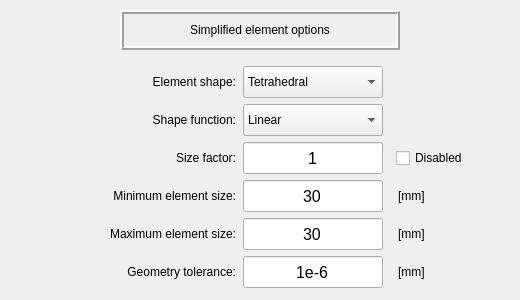
         <widget class="QWidget" name="tab_general">
          <attribute name="title">
           <string>General</string>
          </attribute>
          <layout class="QGridLayout" name="gridLayout_7">
           <property name="leftMargin">
            <number>0</number>
           </property>
           <property name="topMargin">
            <number>0</number>
           </property>
           <property name="rightMargin">
            <number>0</number>
           </property>
           <property name="bottomMargin">
            <number>0</number>
           </property>
           <property name="spacing">
            <number>0</number>
           </property>
           <item row="0" column="0">
            <widget class="QFrame" name="frame_label_2">
             <property name="minimumSize">
              <size>
               <width>520</width>
               <height>60</height>
              </size>
             </property>
             <property name="maximumSize">
              <size>
               <width>520</width>
               <height>60</height>
              </size>
             </property>
             <property name="frameShape">
              <enum>QFrame::NoFrame</enum>
             </property>
             <property name="frameShadow">
              <enum>QFrame::Raised</enum>
             </property>
             <layout class="QGridLayout" name="gridLayout_12">
              <property name="leftMargin">
               <number>0</number>
              </property>
              <property name="topMargin">
               <number>0</number>
              </property>
              <property name="rightMargin">
               <number>0</number>
              </property>
              <property name="bottomMargin">
               <number>0</number>
              </property>
              <property name="spacing">
               <number>0</number>
              </property>
              <item row="0" column="0">
               <widget class="QFrame" name="frame_14">
                <property name="minimumSize">
                 <size>
                  <width>280</width>
                  <height>40</height>
                 </size>
                </property>
                <property name="maximumSize">
                 <size>
                  <width>280</width>
                  <height>40</height>
                 </size>
                </property>
                <property name="frameShape">
                 <enum>QFrame::Box</enum>
                </property>
                <property name="frameShadow">
                 <enum>QFrame::Raised</enum>
                </property>
                <property name="lineWidth">
                 <number>2</number>
                </property>
                <layout class="QGridLayout" name="gridLayout_13">
                 <property name="leftMargin">
                  <number>0</number>
                 </property>
                 <property name="topMargin">
                  <number>0</number>
                 </property>
                 <property name="rightMargin">
                  <number>0</number>
                 </property>
                 <property name="bottomMargin">
                  <number>0</number>
                 </property>
                 <property name="spacing">
                  <number>2</number>
                 </property>
                 <item row="0" column="0">
                  <widget class="QLabel" name="label_18">
                   <property name="minimumSize">
                    <size>
                     <width>260</width>
                     <height>32</height>
                    </size>
                   </property>
                   <property name="maximumSize">
                    <size>
                     <width>260</width>
                     <height>32</height>
                    </size>
                   </property>
                   <property name="styleSheet">
                    <string notr="true">font: 13pt &quot;Segoe UI&quot;;</string>
                   </property>
                   <property name="text">
                    <string>Simplified element options</string>
                   </property>
                   <property name="alignment">
                    <set>Qt::AlignCenter</set>
                   </property>
                  </widget>
                 </item>
                </layout>
               </widget>
              </item>
             </layout>
            </widget>
           </item>
           <item row="1" column="0">
            <widget class="QFrame" name="frame_inputs_general">
             <property name="minimumSize">
              <size>
               <width>520</width>
               <height>240</height>
              </size>
             </property>
             <property name="maximumSize">
              <size>
               <width>520</width>
               <height>360</height>
              </size>
             </property>
             <property name="frameShape">
              <enum>QFrame::NoFrame</enum>
             </property>
             <property name="frameShadow">
              <enum>QFrame::Raised</enum>
             </property>
             <layout class="QGridLayout" name="gridLayout_2">
              <property name="leftMargin">
               <number>0</number>
              </property>
              <property name="topMargin">
               <number>0</number>
              </property>
              <property name="rightMargin">
               <number>0</number>
              </property>
              <property name="bottomMargin">
               <number>0</number>
              </property>
              <property name="spacing">
               <number>0</number>
              </property>
              <item row="3" column="2">
               <widget class="QLineEdit" name="lineEdit_minimum_element_size_gen">
                <property name="minimumSize">
                 <size>
                  <width>140</width>
                  <height>32</height>
                 </size>
                </property>
                <property name="maximumSize">
                 <size>
                  <width>140</width>
                  <height>32</height>
                 </size>
                </property>
                <property name="font">
                 <font>
                  <family>Segoe UI</family>
                  <pointsize>12</pointsize>
                  <weight>50</weight>
                  <italic>false</italic>
                  <bold>false</bold>
                 </font>
                </property>
                <property name="styleSheet">
                 <string notr="true">font: 12pt &quot;Segoe UI&quot;;</string>
                </property>
                <property name="text">
                 <string>30</string>
                </property>
                <property name="alignment">
                 <set>Qt::AlignCenter</set>
                </property>
               </widget>
              </item>
              <item row="2" column="1">
               <widget class="QLabel" name="label_size_factor">
                <property name="minimumSize">
                 <size>
                  <width>212</width>
                  <height>32</height>
                 </size>
                </property>
                <property name="maximumSize">
                 <size>
                  <width>212</width>
                  <height>32</height>
                 </size>
                </property>
                <property name="styleSheet">
                 <string notr="true">font: 12pt &quot;Segoe UI&quot;;</string>
                </property>
                <property name="text">
                 <string>Size factor:</string>
                </property>
                <property name="alignment">
                 <set>Qt::AlignRight|Qt::AlignTrailing|Qt::AlignVCenter</set>
                </property>
               </widget>
              </item>
              <item row="2" column="2">
               <widget class="QLineEdit" name="lineEdit_size_factor_gen">
                <property name="enabled">
                 <bool>true</bool>
                </property>
                <property name="minimumSize">
                 <size>
                  <width>140</width>
                  <height>32</height>
                 </size>
                </property>
                <property name="maximumSize">
                 <size>
                  <width>140</width>
                  <height>32</height>
                 </size>
                </property>
                <property name="font">
                 <font>
                  <family>Segoe UI</family>
                  <pointsize>12</pointsize>
                  <weight>50</weight>
                  <italic>false</italic>
                  <bold>false</bold>
                 </font>
                </property>
                <property name="styleSheet">
                 <string notr="true">font: 12pt &quot;Segoe UI&quot;;</string>
                </property>
                <property name="text">
                 <string>1</string>
                </property>
                <property name="alignment">
                 <set>Qt::AlignCenter</set>
                </property>
               </widget>
              </item>
              <item row="3" column="1">
               <widget class="QLabel" name="label_minimum_element_size_gen">
                <property name="minimumSize">
                 <size>
                  <width>212</width>
                  <height>32</height>
                 </size>
                </property>
                <property name="maximumSize">
                 <size>
                  <width>212</width>
                  <height>32</height>
                 </size>
                </property>
                <property name="styleSheet">
                 <string notr="true">font: 12pt &quot;Segoe UI&quot;;</string>
                </property>
                <property name="text">
                 <string>Minimum element size:</string>
                </property>
                <property name="alignment">
                 <set>Qt::AlignRight|Qt::AlignTrailing|Qt::AlignVCenter</set>
                </property>
               </widget>
              </item>
              <item row="1" column="1">
               <widget class="QLabel" name="label_7">
                <property name="minimumSize">
                 <size>
                  <width>212</width>
                  <height>32</height>
                 </size>
                </property>
                <property name="maximumSize">
                 <size>
                  <width>212</width>
                  <height>32</height>
                 </size>
                </property>
                <property name="styleSheet">
                 <string notr="true">font: 12pt &quot;Segoe UI&quot;;</string>
                </property>
                <property name="text">
                 <string>Shape function:</string>
                </property>
                <property name="alignment">
                 <set>Qt::AlignRight|Qt::AlignTrailing|Qt::AlignVCenter</set>
                </property>
               </widget>
              </item>
              <item row="1" column="2">
               <widget class="QComboBox" name="comboBox_shape_function">
                <property name="minimumSize">
                 <size>
                  <width>140</width>
                  <height>32</height>
                 </size>
                </property>
                <property name="maximumSize">
                 <size>
                  <width>140</width>
                  <height>32</height>
                 </size>
                </property>
                <property name="styleSheet">
                 <string notr="true">font: 12pt &quot;Segoe UI&quot;;</string>
                </property>
                <item>
                 <property name="text">
                  <string>Linear</string>
                 </property>
                </item>
                <item>
                 <property name="text">
                  <string>Quadratic</string>
                 </property>
                </item>
               </widget>
              </item>
              <item row="0" column="1">
               <widget class="QLabel" name="label_2">
                <property name="minimumSize">
                 <size>
                  <width>212</width>
                  <height>32</height>
                 </size>
                </property>
                <property name="maximumSize">
                 <size>
                  <width>212</width>
                  <height>32</height>
                 </size>
                </property>
                <property name="styleSheet">
                 <string notr="true">font: 12pt &quot;Segoe UI&quot;;</string>
                </property>
                <property name="text">
                 <string>Element shape:</string>
                </property>
                <property name="alignment">
                 <set>Qt::AlignRight|Qt::AlignTrailing|Qt::AlignVCenter</set>
                </property>
               </widget>
              </item>
              <item row="0" column="2">
               <widget class="QComboBox" name="comboBox_element_shape">
                <property name="minimumSize">
                 <size>
                  <width>140</width>
                  <height>32</height>
                 </size>
                </property>
                <property name="maximumSize">
                 <size>
                  <width>140</width>
                  <height>32</height>
                 </size>
                </property>
                <property name="styleSheet">
                 <string notr="true">font: 12pt &quot;Segoe UI&quot;;</string>
                </property>
                <item>
                 <property name="text">
                  <string>Tetrahedral</string>
                 </property>
                </item>
                <item>
                 <property name="text">
                  <string>Hexahedral</string>
                 </property>
                </item>
                <item>
                 <property name="text">
                  <string>Triangular</string>
                 </property>
                </item>
                <item>
                 <property name="text">
                  <string>Quadrangular</string>
                 </property>
                </item>
               </widget>
              </item>
              <item row="4" column="1">
               <widget class="QLabel" name="label_maximum_element_size_gen">
                <property name="minimumSize">
                 <size>
                  <width>212</width>
                  <height>32</height>
                 </size>
                </property>
                <property name="maximumSize">
                 <size>
                  <width>212</width>
                  <height>32</height>
                 </size>
                </property>
                <property name="styleSheet">
                 <string notr="true">font: 12pt &quot;Segoe UI&quot;;</string>
                </property>
                <property name="text">
                 <string>Maximum element size:</string>
                </property>
                <property name="alignment">
                 <set>Qt::AlignRight|Qt::AlignTrailing|Qt::AlignVCenter</set>
                </property>
               </widget>
              </item>
              <item row="4" column="2">
               <widget class="QLineEdit" name="lineEdit_maximum_element_size_gen">
                <property name="minimumSize">
                 <size>
                  <width>140</width>
                  <height>32</height>
                 </size>
                </property>
                <property name="maximumSize">
                 <size>
                  <width>140</width>
                  <height>32</height>
                 </size>
                </property>
                <property name="font">
                 <font>
                  <family>Segoe UI</family>
                  <pointsize>12</pointsize>
                  <weight>50</weight>
                  <italic>false</italic>
                  <bold>false</bold>
                 </font>
                </property>
                <property name="styleSheet">
                 <string notr="true">font: 12pt &quot;Segoe UI&quot;;</string>
                </property>
                <property name="text">
                 <string>30</string>
                </property>
                <property name="alignment">
                 <set>Qt::AlignCenter</set>
                </property>
               </widget>
              </item>
              <item row="0" column="0">
               <widget class="QFrame" name="frame_4">
                <property name="minimumSize">
                 <size>
                  <width>10</width>
                  <height>32</height>
                 </size>
                </property>
                <property name="maximumSize">
                 <size>
                  <width>10</width>
                  <height>32</height>
                 </size>
                </property>
                <property name="frameShape">
                 <enum>QFrame::NoFrame</enum>
                </property>
                <property name="frameShadow">
                 <enum>QFrame::Raised</enum>
                </property>
               </widget>
              </item>
              <item row="0" column="3">
               <widget class="QFrame" name="frame_3">
                <property name="minimumSize">
                 <size>
                  <width>120</width>
                  <height>32</height>
                 </size>
                </property>
                <property name="maximumSize">
                 <size>
                  <width>120</width>
                  <height>32</height>
                 </size>
                </property>
                <property name="frameShape">
                 <enum>QFrame::NoFrame</enum>
                </property>
                <property name="frameShadow">
                 <enum>QFrame::Raised</enum>
                </property>
               </widget>
              </item>
              <item row="2" column="3">
               <widget class="QFrame" name="frame_15">
                <property name="minimumSize">
                 <size>
                  <width>120</width>
                  <height>0</height>
                 </size>
                </property>
                <property name="maximumSize">
                 <size>
                  <width>120</width>
                  <height>16777215</height>
                 </size>
                </property>
                <property name="frameShape">
                 <enum>QFrame::NoFrame</enum>
                </property>
                <property name="frameShadow">
                 <enum>QFrame::Raised</enum>
                </property>
                <layout class="QGridLayout" name="gridLayout_14">
                 <property name="leftMargin">
                  <number>0</number>
                 </property>
                 <property name="topMargin">
                  <number>0</number>
                 </property>
                 <property name="rightMargin">
                  <number>0</number>
                 </property>
                 <property name="bottomMargin">
                  <number>0</number>
                 </property>
                 <property name="spacing">
                  <number>0</number>
                 </property>
                 <item row="0" column="0">
                  <widget class="QCheckBox" name="checkBox_size_factor">
                   <property name="minimumSize">
                    <size>
                     <width>108</width>
                     <height>28</height>
                    </size>
                   </property>
                   <property name="maximumSize">
                    <size>
                     <width>108</width>
                     <height>28</height>
                    </size>
                   </property>
                   <property name="text">
                    <string>Disabled</string>
                   </property>
                  </widget>
                 </item>
                </layout>
               </widget>
              </item>
              <item row="5" column="2">
               <widget class="QLineEdit" name="lineEdit_geometry_tolerance_gen">
                <property name="minimumSize">
                 <size>
                  <width>140</width>
                  <height>32</height>
                 </size>
                </property>
                <property name="maximumSize">
                 <size>
                  <width>140</width>
                  <height>32</height>
                 </size>
                </property>
                <property name="font">
                 <font>
                  <family>Segoe UI</family>
                  <pointsize>12</pointsize>
                  <weight>50</weight>
                  <italic>false</italic>
                  <bold>false</bold>
                 </font>
                </property>
                <property name="styleSheet">
                 <string notr="true">font: 12pt &quot;Segoe UI&quot;;</string>
                </property>
                <property name="text">
                 <string>1e-6</string>
                </property>
                <property name="alignment">
                 <set>Qt::AlignCenter</set>
                </property>
               </widget>
              </item>
              <item row="5" column="1">
               <widget class="QLabel" name="label_3">
                <property name="minimumSize">
                 <size>
                  <width>212</width>
                  <height>32</height>
                 </size>
                </property>
                <property name="maximumSize">
                 <size>
                  <width>212</width>
                  <height>32</height>
                 </size>
                </property>
                <property name="styleSheet">
                 <string notr="true">font: 12pt &quot;Segoe UI&quot;;</string>
                </property>
                <property name="text">
                 <string>Geometry tolerance:</string>
                </property>
                <property name="alignment">
                 <set>Qt::AlignRight|Qt::AlignTrailing|Qt::AlignVCenter</set>
                </property>
               </widget>
              </item>
              <item row="3" column="3">
               <widget class="QFrame" name="frame_17">
                <property name="minimumSize">
                 <size>
                  <width>120</width>
                  <height>0</height>
                 </size>
                </property>
                <property name="maximumSize">
                 <size>
                  <width>120</width>
                  <height>16777215</height>
                 </size>
                </property>
                <property name="frameShape">
                 <enum>QFrame::NoFrame</enum>
                </property>
                <property name="frameShadow">
                 <enum>QFrame::Raised</enum>
                </property>
                <layout class="QGridLayout" name="gridLayout_18">
                 <property name="leftMargin">
                  <number>0</number>
                 </property>
                 <property name="topMargin">
                  <number>0</number>
                 </property>
                 <property name="rightMargin">
                  <number>0</number>
                 </property>
                 <property name="bottomMargin">
                  <number>0</number>
                 </property>
                 <property name="spacing">
                  <number>0</number>
                 </property>
                 <item row="0" column="0">
                  <widget class="QLabel" name="label_minimum_element_size_gen_2">
                   <property name="minimumSize">
                    <size>
                     <width>104</width>
                     <height>32</height>
                    </size>
                   </property>
                   <property name="maximumSize">
                    <size>
                     <width>104</width>
                     <height>32</height>
                    </size>
                   </property>
                   <property name="styleSheet">
                    <string notr="true">font: 12pt &quot;Segoe UI&quot;;</string>
                   </property>
                   <property name="text">
                    <string>[mm]</string>
                   </property>
                   <property name="alignment">
                    <set>Qt::AlignLeading|Qt::AlignLeft|Qt::AlignVCenter</set>
                   </property>
                  </widget>
                 </item>
                </layout>
               </widget>
              </item>
              <item row="4" column="3">
               <widget class="QFrame" name="frame_20">
                <property name="minimumSize">
                 <size>
                  <width>120</width>
                  <height>0</height>
                 </size>
                </property>
                <property name="maximumSize">
                 <size>
                  <width>120</width>
                  <height>16777215</height>
                 </size>
                </property>
                <property name="frameShape">
                 <enum>QFrame::NoFrame</enum>
                </property>
                <property name="frameShadow">
                 <enum>QFrame::Raised</enum>
                </property>
                <layout class="QGridLayout" name="gridLayout_22">
                 <property name="leftMargin">
                  <number>0</number>
                 </property>
                 <property name="topMargin">
                  <number>0</number>
                 </property>
                 <property name="rightMargin">
                  <number>0</number>
                 </property>
                 <property name="bottomMargin">
                  <number>0</number>
                 </property>
                 <property name="spacing">
                  <number>0</number>
                 </property>
                 <item row="0" column="0">
                  <widget class="QLabel" name="label_minimum_element_size_gen_5">
                   <property name="minimumSize">
                    <size>
                     <width>104</width>
                     <height>32</height>
                    </size>
                   </property>
                   <property name="maximumSize">
                    <size>
                     <width>104</width>
                     <height>32</height>
                    </size>
                   </property>
                   <property name="styleSheet">
                    <string notr="true">font: 12pt &quot;Segoe UI&quot;;</string>
                   </property>
                   <property name="text">
                    <string>[mm]</string>
                   </property>
                   <property name="alignment">
                    <set>Qt::AlignLeading|Qt::AlignLeft|Qt::AlignVCenter</set>
                   </property>
                  </widget>
                 </item>
                </layout>
               </widget>
              </item>
              <item row="5" column="3">
               <widget class="QFrame" name="frame_21">
                <property name="minimumSize">
                 <size>
                  <width>120</width>
                  <height>0</height>
                 </size>
                </property>
                <property name="maximumSize">
                 <size>
                  <width>120</width>
                  <height>16777215</height>
                 </size>
                </property>
                <property name="frameShape">
                 <enum>QFrame::NoFrame</enum>
                </property>
                <property name="frameShadow">
                 <enum>QFrame::Raised</enum>
                </property>
                <layout class="QGridLayout" name="gridLayout_23">
                 <property name="leftMargin">
                  <number>0</number>
                 </property>
                 <property name="topMargin">
                  <number>0</number>
                 </property>
                 <property name="rightMargin">
                  <number>0</number>
                 </property>
                 <property name="bottomMargin">
                  <number>0</number>
                 </property>
                 <property name="spacing">
                  <number>0</number>
                 </property>
                 <item row="0" column="0">
                  <widget class="QLabel" name="label_minimum_element_size_gen_6">
                   <property name="minimumSize">
                    <size>
                     <width>104</width>
                     <height>32</height>
                    </size>
                   </property>
                   <property name="maximumSize">
                    <size>
                     <width>104</width>
                     <height>32</height>
                    </size>
                   </property>
                   <property name="styleSheet">
                    <string notr="true">font: 12pt &quot;Segoe UI&quot;;</string>
                   </property>
                   <property name="text">
                    <string>[mm]</string>
                   </property>
                   <property name="alignment">
                    <set>Qt::AlignLeading|Qt::AlignLeft|Qt::AlignVCenter</set>
                   </property>
                  </widget>
                 </item>
                </layout>
               </widget>
              </item>
             </layout>
            </widget>
           </item>
          </layout>
         </widget>
